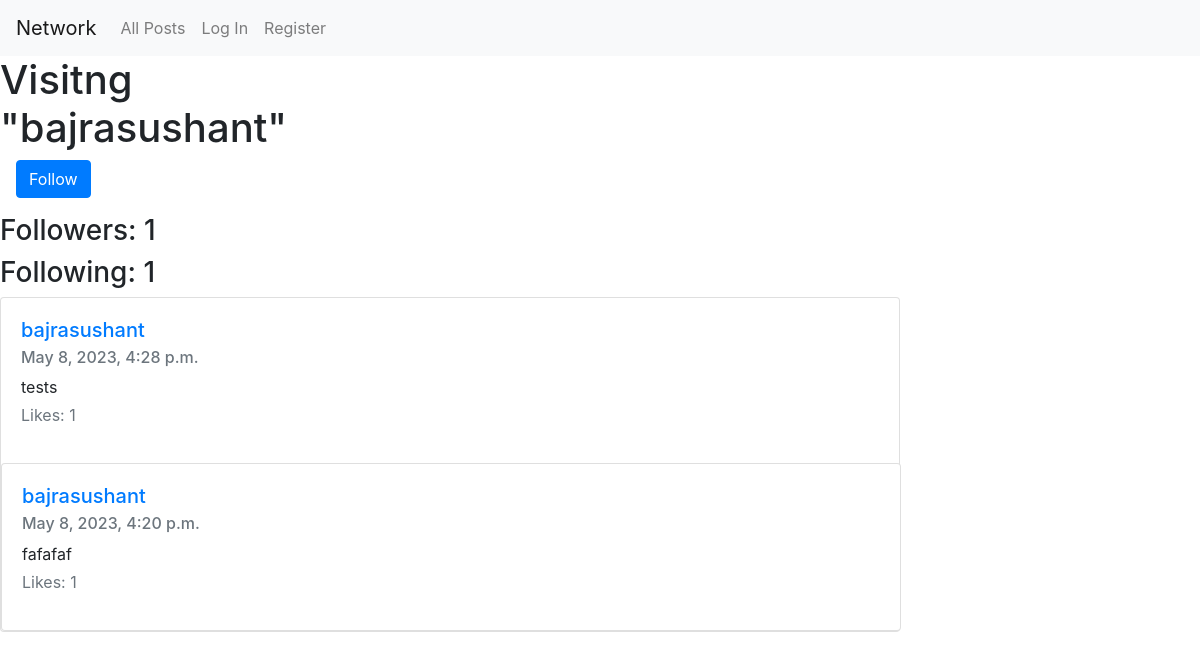
Screenshot of /profile/bajrasushant with the database file from the repository.
### network/models.py (models this page shows, shortened)
class User(AbstractUser):
    following = models.ManyToManyField(
        "self", symmetrical=False, related_name="userFollowing"
    )
    followers = models.ManyToManyField(
        "self", symmetrical=False, related_name="userFollows"
    )

class Post(models.Model):
    description = models.TextField()
    poster = models.ForeignKey(User, on_delete=models.CASCADE)
    posted = models.DateTimeField(auto_now_add=True)
    likes = models.ManyToManyField(User, related_name="liked_posts")
    liked = models.BooleanField(default=False)

### network/views.py (the view)
# urls.py: path("profile/<str:name>", views.profile_view, name="profile"),
def profile_view(request, name):
    currentUser = request.user
    user = User.objects.get(username=name)
    followersCount = user.followers.count()
    followingCount = user.following.count()
    userPosts = Post.objects.filter(poster=user)
    userPosts = userPosts.order_by("-posted")
    isFollowing = followingFunction(user, currentUser)
    return render(
        request,
        "network/profile.html",
        {
            "currentUser": currentUser,
            "idName": user,
            "followerCount": followersCount,
            "followingCount": followingCount,
            "isFollowing": isFollowing,
            "userPosts": userPosts,
        },
           )

### network/views.py (called while the page is built)
def followingFunction(user, stalker):
    followers = user.followers.all()
    isFollowing = False
    for follower in followers:
        if stalker == follower:
            isFollowing = True
        else:
            isFollowing = False
    return isFollowing

### network/templates/network/profile.html (shortened to what this page needs)
{% extends "network/layout.html" %}
{% block body %}
<h1>
    <div>Visitng</div>"{{ idName }}"
</h1>
{% if idName != currentUser and not isFollowing %}
<form action="{% url 'follow' name=idName %}" method="post">
    <button class="btn btn-primary mb-3 mx-3" type="submit" name="followButton">
        Follow
    </button>
</form>
{% endif %}
<h3>Followers: {{ followerCount }}</h3>
<h3>Following: {{followingCount}}</h3>
{% for post in userPosts %}
<div class="card" style="width: 75vw" data-cardid="{{post.id}}">
    <div class="card-body" id="card-body-{{post.id}}">
    <h5 class="card-title">
      <a href="{% url 'profile' name=post.poster %}">{{post.poster}}</a>
    </h5>
    <h6 class="card-subtitle mb-2 text-body-secondary text-secondary">
      {{post.posted}}
    </h6>
    <p class="card-text mb-1" id="post-descr/iption-{{ post.id }}">{{ post.description }}</p>
    <p class="text-muted" id="like-{{ post.id }}">Likes: {{ post.likes.count }}</p>
</div>
{% endfor %}
{% endblock %}

### rows the page displays
User: username "bajrasushant"
Post: poster "bajrasushant", posted "May 8, 2023, 4:28 p.m.", description "tests", likes.count "1"
Post: poster "bajrasushant", posted "May 8, 2023, 4:20 p.m.", description "fafafaf", likes.count "1"

### other values shown
{{ followerCount }} "1"
{{ followingCount }} "1"
